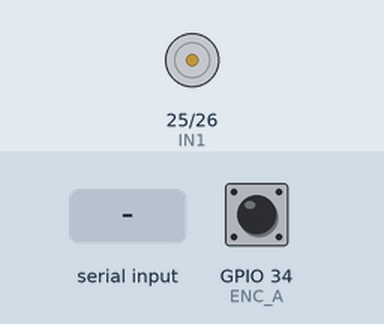
Bench run of a sketch on a simulated ESP32. On the bench: motor-driver pin pairs drawn as motors (green arrow = first pin HIGH = forward, orange = second pin HIGH = backward, longer = more drive, scaled by the enable pin). Inputs (shaded band) come from the test bench; at power-on: GPIO 34 (ENC_A) HIGH. What the sketch prints to the serial monitor is not drawn.

Above: at 1.2 s.
1.3 s: "E" received over Serial
At 1.6 s:
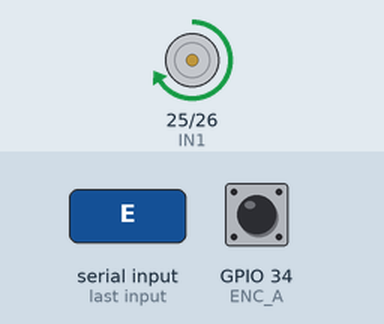
4.3 s: "e" received over Serial
At 6.2 s:
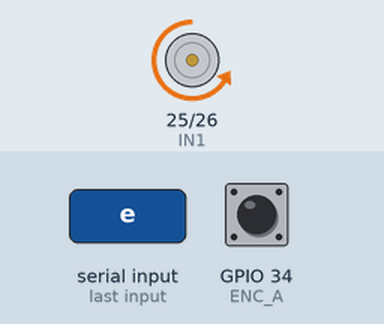
Timing chart, 0 to 8.3 s (numbered marks = the images above; inputs shaded):
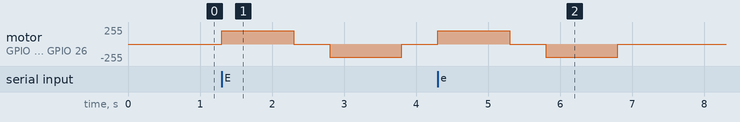

Measured:
- after the input at 1.3 s, motor on GPIO 25 (IN1) / GPIO 26 (IN2): stopped → forward 199/255 at once, → stopped 1.0 s later, → backward 199/255 0.50 s later, → stopped 1.0 s later
- after the input at 4.3 s, motor on GPIO 25 (IN1) / GPIO 26 (IN2): stopped → forward 199/255 at once, → stopped 1.0 s later, → backward 199/255 0.50 s later, → stopped 1.0 s later

The sketch:

test_motor_1.ino
```cpp
#include "driver/ledc.h"

// ---------------------------
// CONFIGURACIÓN DE PINES
// ---------------------------
#define IN1 25
#define IN2 26
#define ENA 27  // PWM motor
#define ENC_A 34
#define ENC_B 35

// Variable volátil para el contador del codificador
volatile long encoderCount = 0;
bool motorEnabled = false;  // Estado del motor

// ---------------------------
// INTERRUPCIÓN FASE A (MEJORADA PARA CUADRATURA)
// ---------------------------
// La interrupción se dispara en *cada* cambio de ENC_A.
// La dirección se determina al comparar el estado actual de A con el estado de B.
void IRAM_ATTR encoderISR() {
  // Lee los estados de A y B en el momento de la interrupción.
  // Es crucial que esta lógica sea lo más rápida posible.
  if (digitalRead(ENC_A) != digitalRead(ENC_B)) {
    // Si son diferentes (ejemplo: A=HIGH, B=LOW), va en una dirección
    encoderCount++;
  } else {
    // Si son iguales (ejemplo: A=HIGH, B=HIGH), va en la otra dirección
    encoderCount--;
  }
}

// ---------------------------
// APAGAR MOTOR
// ---------------------------
void motorStop() {
  ledcWrite(ENA, 0); // Detiene el PWM
  digitalWrite(IN1, LOW);
  digitalWrite(IN2, LOW);
  Serial.println("Motor APAGADO");
  motorEnabled = false;
}

// ---------------------------
// ARRANCAR SECUENCIA DEL MOTOR
// ---------------------------
void motorEnableSequence() {
  long startCount = 0; // Para guardar la lectura inicial

  Serial.println("Motor habilitado. Ejecutando pruebas...");
  motorEnabled = true;

  // Limpia el contador antes de empezar la prueba
  noInterrupts();
  encoderCount = 0;
  interrupts();

  // ------------------------------------
  // ------ 1. MOTOR ADELANTE ------
  // ------------------------------------
  Serial.println("--- Motor adelante (1 segundo) ---");
  digitalWrite(IN1, HIGH);
  digitalWrite(IN2, LOW);
  ledcWrite(ENA, 200); // Velocidad del 78% (200/255)
  delay(1000); // Espera 1 segundo para la prueba

  // Detiene el motor inmediatamente después de la prueba de avance
  digitalWrite(IN1, LOW);
  digitalWrite(IN2, LOW);
  ledcWrite(ENA, 0);

  // Lee el contador de forma segura
  noInterrupts();
  startCount = encoderCount;
  interrupts();

  Serial.print("Pulsos adelante totales: ");
  Serial.println(startCount);
  delay(500); // Breve pausa

  // ------------------------------------
  // ------ 2. MOTOR ATRÁS ------
  // ------------------------------------
  Serial.println("--- Motor atrás (1 segundo) ---");

  // Reinicia el contador para medir solo el movimiento de regreso
  noInterrupts();
  encoderCount = 0;
  interrupts();

  digitalWrite(IN1, LOW);
  digitalWrite(IN2, HIGH);
  ledcWrite(ENA, 200);
  delay(1000); // Espera 1 segundo para la prueba

  // Detiene el motor
  motorStop(); // Usamos la función motorStop para finalizar el ciclo

  // Lee el contador de forma segura
  noInterrupts();
  long endCount = encoderCount;
  interrupts();

  Serial.print("Pulsos atrás totales: ");
  Serial.println(endCount);
  Serial.println("------------------------------------");
}

void setup() {
  // Asegúrate de que esta velocidad (115200) coincida con el Monitor Serial
  Serial.begin(115200);

  // Pines de Control del Motor (Salida)
  pinMode(IN1, OUTPUT);
  pinMode(IN2, OUTPUT);

  // Pines del Codificador (Entrada)
  pinMode(ENC_A, INPUT);
  pinMode(ENC_B, INPUT);

  // Configuración de la interrupción en el pin A
  attachInterrupt(digitalPinToInterrupt(ENC_A), encoderISR, CHANGE);

  // CONFIGURACIÓN DEL PWM CORREGIDA:
  // Usa la función 'ledcAttach' que tu IDE parece reconocer.
  ledcAttach(ENA, 20000, 8);

  // Inicialización del motor apagado
  motorStop();

  Serial.println("\n*** Sistema de Pruebas de Robot SCARA Listo ***");
  Serial.println("-------------------------------------------------");
  Serial.println("Escribe el comando y presiona ENTER (o Enviar):");
  Serial.println("   E → Habilitar motor y correr secuencia de prueba");
  Serial.println("   S → Apagar el motor inmediatamente");
  Serial.println("-------------------------------------------------");
}

void loop() {

  // ---------------------------
  // LEER COMANDOS DEL SERIAL
  // ---------------------------
  if (Serial.available()) {
    char c = Serial.read();

    if (c == 'E' || c == 'e') {
      if (!motorEnabled) {
        motorEnableSequence();
      } else {
        Serial.println("El motor ya está habilitado. Presiona 'S' para detener.");
      }
    }

    if (c == 'S' || c == 's') {
      motorStop();
    }

    // Si usas el Monitor Serial con "Newline" o "Both NL & CR",
    // consume los caracteres de retorno de carro o nueva línea para evitar repeticiones.
    while (Serial.available()) {
      Serial.read();
    }
  }

  // ---------------------------
  // Tareas periódicas (si las hubiera, sin usar delay)
  // ---------------------------
}
```
